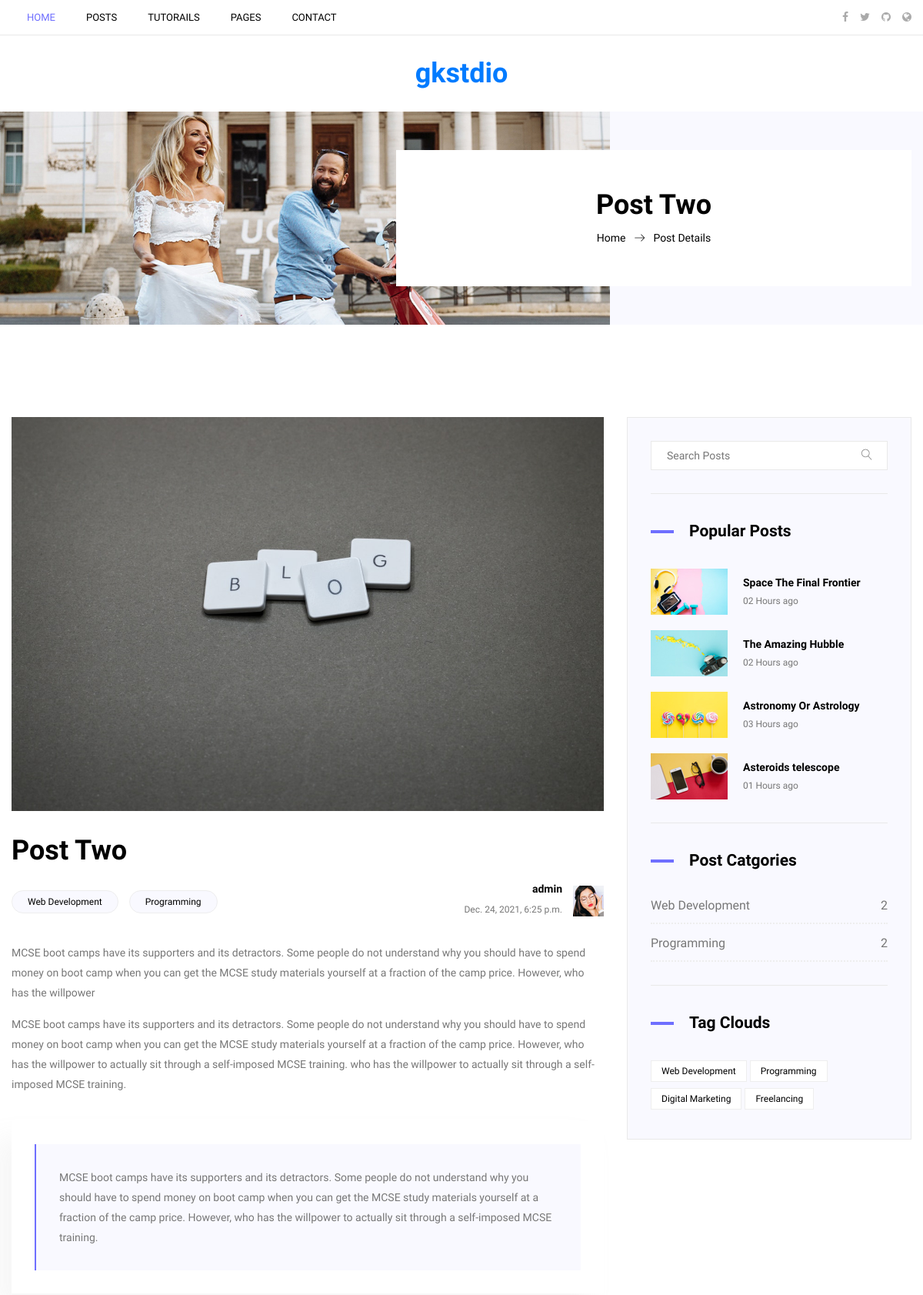
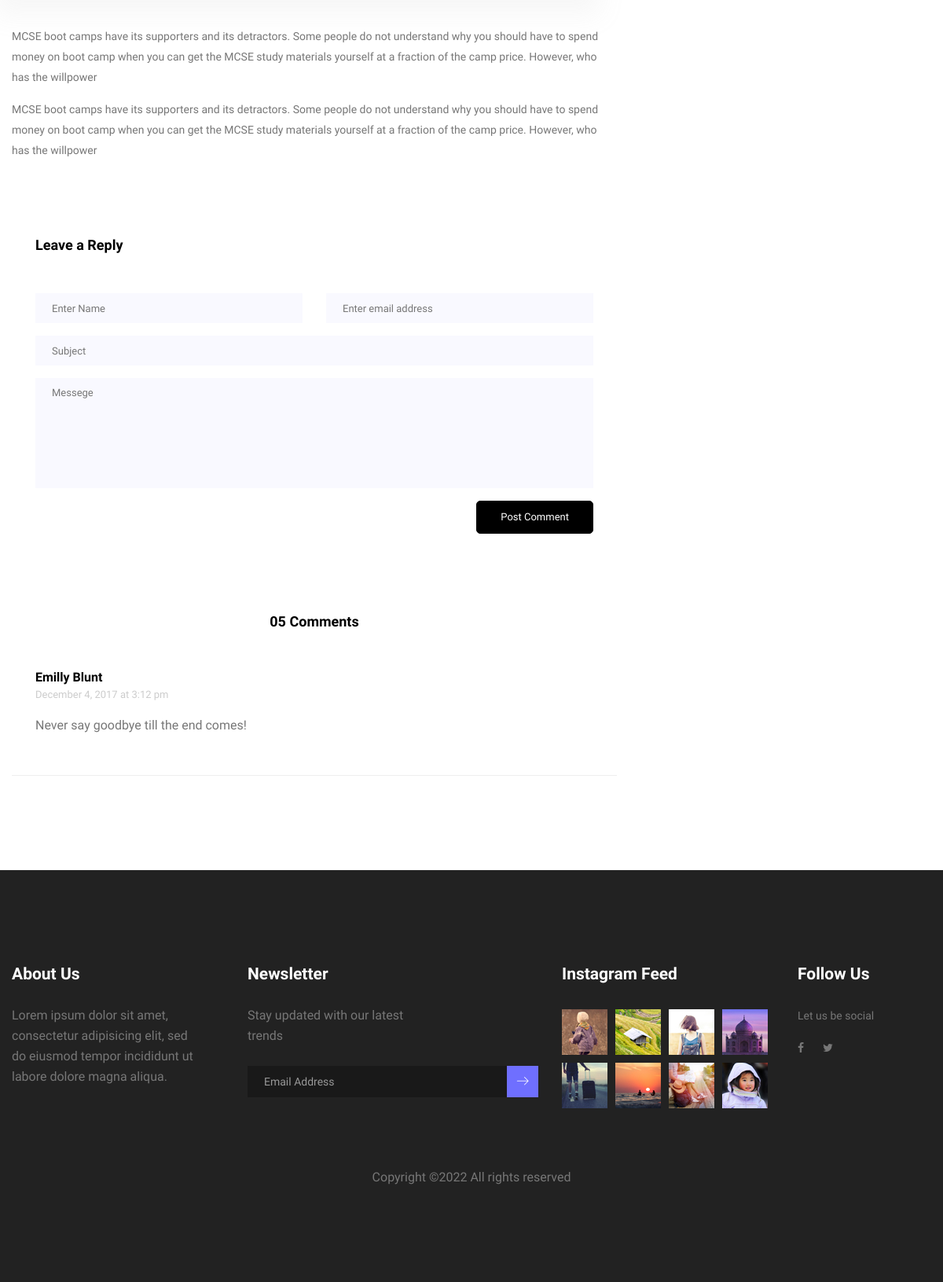
/post/ed8e121c-0bc9-4ee8-95d3-dab9b0a42b96/, run on the app's committed database (2 pictures, top to bottom).
### posts/models.py (models this page shows, shortened)
class Post(models.Model):
    id = models.UUIDField(default=uuid.uuid4, unique=True, primary_key=True, editable=False)
    title = models.CharField(max_length=200)
    body = models.TextField()
    category = models.ForeignKey(Category, null=True, blank=True, on_delete=models.SET_NULL)
    featured_img = models.ImageField(null=True, blank=True, default="default-blog.jpg")
    tags = models.ManyToManyField('Tag', blank=True)
    created_at = models.DateTimeField(auto_now_add=True)

class Tag(models.Model):
    id = models.UUIDField(default=uuid.uuid4, unique=True, primary_key=True, editable=False)
    title = models.CharField(max_length=200)
    created = models.DateTimeField(auto_now_add=True)

class Category(models.Model):
    id = models.UUIDField(default=uuid.uuid4, unique=True, primary_key=True, editable=False)
    title = models.CharField(max_length=200)
    created = models.DateTimeField(auto_now_add=True)

### posts/views.py (the view)
# urls.py: path('post/<str:pk>/', single_post_view, name="single"),
def single_post_view(request, pk):
    post = Post.objects.get(id=pk)
    categories = Category.objects.all()
    tags = Tag.objects.all()
    context = { 'post': post, 'categories': categories, 'tags': tags }
    return render(request, 'single.html', context)

### templates/single.html
{% extends 'layout.html' %}
{% load static %}
{% block content %}
        <section class="banner_area">
        	<div class="container">
				<div class="row banner_inner">
					<div class="col-lg-5"></div>
					<div class="col-lg-7">
						<div class="banner_content text-center">
							<h2>{{ post.title }}</h2>
							<div class="page_link">
								<a href="{% url 'posts' %}">Home</a>
								<a href="">Post Details</a>
							</div>
						</div>
					</div>
				</div>
        	</div>
        </section>
        <section class="blog_area p_120 single-post-area">
            <div class="container">
                <div class="row">
                    <div class="col-lg-8">
       					<div class="main_blog_details">
       						<img class="img-fluid" src="{{ post.featured_img.url }}" alt="">
       						<a href="#"><h4>{{ post.title }}</h4></a>
       						<div class="user_details">
       							<div class="float-left">
									{% for tag in post.tags.all %}
										<a href="#">{{ tag.title }}</a>
									{% endfor %}
       							</div>
       							<div class="float-right">
       								<div class="media">
       									<div class="media-body">
       										<h5>admin</h5>
       										<p>{{ post.created_at }}</p>
       									</div>
       									<div class="d-flex">
       										<img src="images/blog/user-img.jpg" alt="">
       									</div>
       								</div>
       							</div>
       						</div>
       						<p>MCSE boot camps have its supporters and its detractors. Some people do not understand why you should have to spend money on boot camp when you can get the MCSE study materials yourself at a fraction of the camp price. However, who has the willpower</p>
       						<p>MCSE boot camps have its supporters and its detractors. Some people do not understand why you should have to spend money on boot camp when you can get the MCSE study materials yourself at a fraction of the camp price. However, who has the willpower to actually sit through a self-imposed MCSE training. who has the willpower to actually sit through a self-imposed MCSE training.</p>
							<blockquote class="blockquote">
								<p class="mb-0">MCSE boot camps have its supporters and its detractors. Some people do not understand why you should have to spend money on boot camp when you can get the MCSE study materials yourself at a fraction of the camp price. However, who has the willpower to actually sit through a self-imposed MCSE training.</p>
							</blockquote>
							<p>MCSE boot camps have its supporters and its detractors. Some people do not understand why you should have to spend money on boot camp when you can get the MCSE study materials yourself at a fraction of the camp price. However, who has the willpower</p>
							<p>MCSE boot camps have its supporters and its detractors. Some people do not understand why you should have to spend money on boot camp when you can get the MCSE study materials yourself at a fraction of the camp price. However, who has the willpower</p>
       					</div>
						<div class="comment-form">
                            <h4>Leave a Reply</h4>
                            <form>
                                <div class="form-group form-inline">
                                  <div class="form-group col-lg-6 col-md-6 name">
                                    <input type="text" class="form-control" id="name" placeholder="Enter Name" onfocus="this.placeholder = ''" onblur="this.placeholder = 'Enter Name'">
                                  </div>
                                  <div class="form-group col-lg-6 col-md-6 email">
                                    <input type="email" class="form-control" id="email" placeholder="Enter email address" onfocus="this.placeholder = ''" onblur="this.placeholder = 'Enter email address'">
                                  </div>
                                </div>
                                <div class="form-group">
                                    <input type="text" class="form-control" id="subject" placeholder="Subject" onfocus="this.placeholder = ''" onblur="this.placeholder = 'Subject'">
                                </div>
                                <div class="form-group">
                                    <textarea class="form-control mb-10" rows="5" name="message" placeholder="Messege" onfocus="this.placeholder = ''" onblur="this.placeholder = 'Messege'" required=""></textarea>
                                </div>
                                <a href="#" class="primary-btn submit_btn">Post Comment</a>
                            </form>
                        </div>
                        <div class="comments-area">
                            <h4>05 Comments</h4>
                            <div class="comment-list">
                                <div class="single-comment justify-content-between d-flex">
                                    <div class="user justify-content-between d-flex">
                                        <div class="desc">
                                            <h5><a href="#">Emilly Blunt</a></h5>
                                            <p class="date">December 4, 2017 at 3:12 pm </p>
                                            <p class="comment">
                                                Never say goodbye till the end comes!
                                            </p>
                                        </div>
                                    </div>
                                </div>
                            </div>
                        </div>
        			</div>
                    <div class="col-lg-4">
                        <div class="blog_right_sidebar">
                            <aside class="single_sidebar_widget search_widget">
                                <div class="input-group">
                                    <input type="text" class="form-control" placeholder="Search Posts">
                                    <span class="input-group-btn">
                                        <button class="btn btn-default" type="button"><i class="lnr lnr-magnifier"></i></button>
                                    </span>
                                </div>
                                <div class="br"></div>
                            </aside>
                            <aside class="single_sidebar_widget popular_post_widget">
                                <h3 class="widget_title">Popular Posts</h3>
                                <div class="media post_item">
                                    <img src="{% static 'images/blog/popular-post/post1.jpg' %}" alt="post">
                                    <div class="media-body">
                                        <a href="blog-details.html"><h3>Space The Final Frontier</h3></a>
                                        <p>02 Hours ago</p>
                                    </div>
                                </div>
                                <div class="media post_item">
                                    <img src="{% static 'images/blog/popular-post/post2.jpg' %}" alt="post">
                                    <div class="media-body">
                                        <a href="blog-details.html"><h3>The Amazing Hubble</h3></a>
                                        <p>02 Hours ago</p>
                                    </div>
                                </div>
                                <div class="media post_item">
                                    <img src="{% static 'images/blog/popular-post/post3.jpg' %}" alt="post">
                                    <div class="media-body">
                                        <a href="blog-details.html"><h3>Astronomy Or Astrology</h3></a>
                                        <p>03 Hours ago</p>
                                    </div>
                                </div>
                                <div class="media post_item">
                                    <img src="{% static 'images/blog/popular-post/post4.jpg' %}" alt="post">
                                    <div class="media-body">
                                        <a href="blog-details.html"><h3>Asteroids telescope</h3></a>
                                        <p>01 Hours ago</p>
                                    </div>
                                </div>
                                <div class="br"></div>
                            </aside>
                            <aside class="single_sidebar_widget post_category_widget">
                                <h4 class="widget_title">Post Catgories</h4>
                                <ul class="list cat-list">
									{% for category in categories %}
										<li>
											<a href="#" class="d-flex justify-content-between">
												<p>{{ category.title }}</p>
												<p>{{ category.post_set.count }}</p>
											</a>
										</li>
									{% endfor %}
                                </ul>
                                <div class="br"></div>
                            </aside>
                            <aside class="single-sidebar-widget tag_cloud_widget">
                                <h4 class="widget_title">Tag Clouds</h4>
                                <ul class="list">
									{% for tag in tags %}
                                    	<li><a href="#">{{ tag.title }}</a></li>
									{% endfor %}
                                </ul>
                            </aside>
                        </div>
                    </div>
                </div>
            </div>
        </section>
{% endblock content %}

### data on the page
Post: title "Post Two", featured_img (placeholder picture), created_at "Dec. 24, 2021, 6:25 p.m."
Tag: title "Web Development"
Tag: title "Programming"
Category: title "Web Development", post_set.count "2"
Category: title "Programming", post_set.count "2"
Tag: title "Digital Marketing"
Tag: title "Freelancing"
